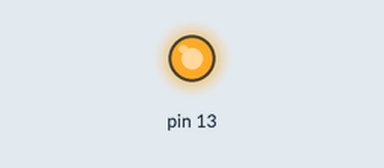
Simulated run of this sketch. Board: Arduino Uno, built with avr-gcc and run on an emulated ATmega328P. On the bench: output pins drawn as LEDs (lit = HIGH). What the sketch prints to the serial monitor is not drawn.

Above: at 0.1 s.
At 10.0 s:
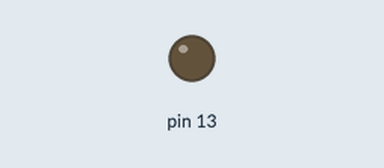
Timing chart, 0 to 11.5 s (numbered marks = the images above):
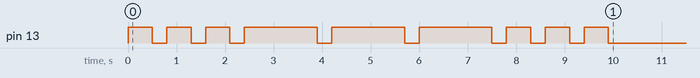

The sketch:

2e.ino
```cpp
int s = 3;
int o = 3;
void setup() {
  pinMode(13, OUTPUT);
  Serial.begin(9600);

}

void loop() {

  while(s > 0){
    digitalWrite(13, HIGH);
    delay(500);
    digitalWrite(13, LOW);
    delay(300);
    Serial.print(".");
    s--;
  }

  while(o > 0){
    digitalWrite(13, HIGH);
    delay(1500);
    digitalWrite(13, LOW);
    delay(300);
    Serial.print("_");
    o--;
    s = 3;
  }
}
```

Measured:
- by itself, pin 13: LOW → HIGH at 0.00 s, → LOW 0.50 s later, → HIGH 0.30 s later, → LOW 0.50 s later, … (18 changes in this stretch)
